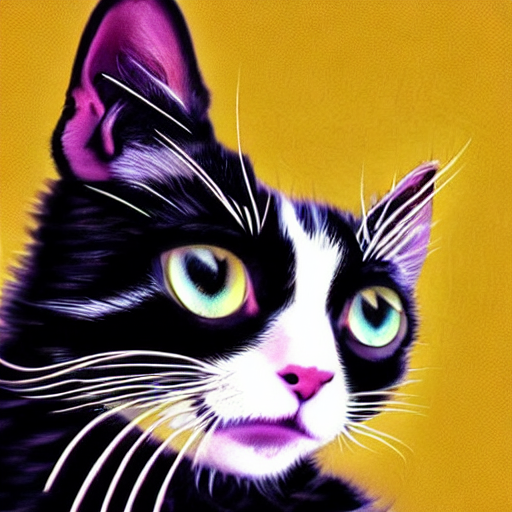

This chart was generated by the following Python code:
# sd v1.5作为baseline生成图片
from diffusers import StableDiffusionPipeline
pipe = StableDiffusionPipeline.from_pretrained("runwayml/stable-diffusion-v1-5", torch_dtype="float16").to("cuda")
img = pipe("a photo of a cat in anime style").images[0]
img.save("baseline.png")